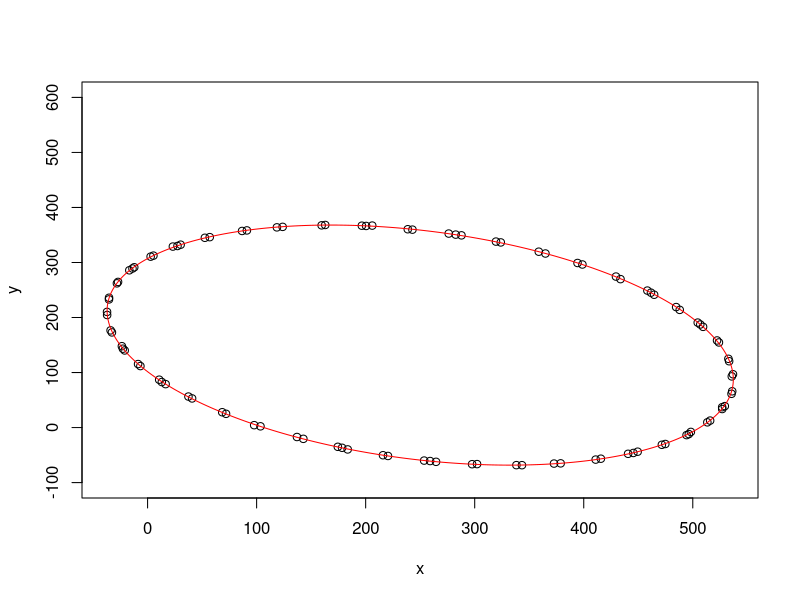

Write the R code that produced this figure.
fit.ellipse <- function (x, y = NULL) {
  # from:http://r.789695.n4.nabble.com/Fitting-a-half-ellipse-curve-tp2719037p2720560.html
  EPS <- 1.0e-8 
  dat <- xy.coords(x, y) 
  
  D1 <- cbind(dat$x * dat$x, dat$x * dat$y, dat$y * dat$y) 
  D2 <- cbind(dat$x, dat$y, 1) 
  S1 <- t(D1) %*% D1 
  S2 <- t(D1) %*% D2 
  S3 <- t(D2) %*% D2 
  T <- -solve(S3) %*% t(S2) 
  M <- S1 + S2 %*% T 
  M <- rbind(M[3,] / 2, -M[2,], M[1,] / 2) 
  evec <- eigen(M)$vec 
  cond <- 4 * evec[1,] * evec[3,] - evec[2,]^2 
  a1 <- evec[, which(cond > 0)] 
  f <- c(a1, T %*% a1) 
  names(f) <- letters[1:6] 
  
  # calculate the center and lengths of the semi-axes 
  # see http://www.ncbi.nlm.nih.gov/pmc/articles/PMC2288654/

  A <- matrix(c(2*f[1], f[2], f[2], 2*f[3]), nrow=2, ncol=2, byrow=T )
  b <- matrix(c(-f[4], -f[5]), nrow=2, ncol=1, byrow=T)
  soln <- solve(A) %*% b
  
  b2 <- f[2]^2 / 4
  
  center <- c(soln[1], soln[2]) 
  names(center) <- c("x", "y") 
  
  num  <- 2 * (f[1] * f[5]^2 / 4 + f[3] * f[4]^2 / 4 + f[6] * b2 - f[2]*f[4]*f[5]/4 - f[1]*f[3]*f[6]) 
  den1 <- (b2 - f[1]*f[3]) 
  den2 <- sqrt((f[1] - f[3])^2 + 4*b2) 
  den3 <- f[1] + f[3] 
  
  semi.axes <- sqrt(c( num / (den1 * (den2 - den3)),  num / (den1 * (-den2 - den3)) )) 
  
  # calculate the angle of rotation 
  term <- (f[1] - f[3]) / f[2] 
  angle <- atan(1 / term) / 2 
  
  list(coef=f, center = center, major = max(semi.axes), minor = min(semi.axes), angle = unname(angle)) 
}

#modified version
fit.ellipse2 <- function (x, y = NULL) {
  EPS <- 1.0e-8 
  dat <- xy.coords(x, y) 
  
  D1 <- cbind(dat$x * dat$x, dat$x * dat$y, dat$y * dat$y) 
  D2 <- cbind(dat$x, dat$y, 1) 
  S1 <- t(D1) %*% D1 
  S2 <- t(D1) %*% D2 
  S3 <- t(D2) %*% D2 
  T <- -solve(S3) %*% t(S2) 
  M <- S1 + S2 %*% T 
  M <- rbind(M[3,] / 2, -M[2,], M[1,] / 2) 
  evec <- eigen(M)$vec 
  cond <- 4 * evec[1,] * evec[3,] - evec[2,]^2 
  a1 <- evec[, which(cond > 0)] 
  f <- c(a1, T %*% a1) 
  names(f) <- letters[1:6] 
  A <- matrix(c(2*f[1], f[2], f[2], 2*f[3]), nrow=2, ncol=2, byrow=T )
  b <- matrix(c(-f[4], -f[5]), nrow=2, ncol=1, byrow=T)
  soln <- solve(A) %*% b
  
  b2 <- f[2]^2 / 4
  
  center <- c(soln[1], soln[2]) 
  names(center) <- c("x", "y") 
  
  num  <- 2 * (f[1] * f[5]^2 / 4 + f[3] * f[4]^2 / 4 + f[6] * b2 - f[2]*f[4]*f[5]/4 - f[1]*f[3]*f[6]) 
  den1 <- (b2 - f[1]*f[3]) 
  den2 <- sqrt((f[1] - f[3])^2 + 4*b2) 
  den3 <- f[1] + f[3] 
  
  semi.axes <- sqrt(c( num / (den1 * (den2 - den3)),  num / (den1 * (-den2 - den3)) )) 
  # calculate the angle of rotation 
  term <- (f[1] - f[3]) / f[2] 
  angle <- atan(1 / term) / 2 
  return(c(center,max(semi.axes),min(semi.axes),unname(angle)))
}




#Next here is a utility function which takes a fitted ellipse and returns a matrix of vertices for plotting:
  
  
get.ellipse <- function( fit, n=360 ) {
    # Calculate points on an ellipse described by 
    # the fit argument as returned by fit.ellipse 
    # 
    # n is the number of points to render 
    
    tt <- seq(0, 2*pi, length=n) 
    sa <- sin(fit$angle) 
    ca <- cos(fit$angle) 
    ct <- cos(tt) 
    st <- sin(tt) 
    
    x <- fit$center[1] + fit$major * ct * ca - fit$minor * st * sa 
    y <- fit$center[2] + fit$major * ct * sa + fit$minor * st * ca 
    #y <- fit$center[1] + fit$major * ct * ca - fit$minor * st * sa 
    #x <- fit$center[2] + fit$major * ct * sa + fit$minor * st * ca 
    cbind(x=x, y=y) 
}

#And finally, some demo code from John:
  
  
create.test.ellipse <- function(Rx=300,         # X-radius
                                  Ry=200,         # Y-radius
                                  Cx=250,         # X-center
                                  Cy=150,         # Y-center
                                  Rotation=-0.4,   # Radians
                                  NoiseLevel=0.5) # Gaussian Noise level
  { set.seed(42)
    t <- seq(0, 100, by=1)
    x <- Rx * cos(t)
    y <- Ry * sin(t)
    nx <- x*cos(Rotation)-y*sin(Rotation) + Cx
    nx <- nx + rnorm(length(t))*NoiseLevel 
    ny <- x*sin(Rotation)+y*cos(Rotation) + Cy
    ny  <- ny + rnorm(length(t))*NoiseLevel
    cbind(x=nx, y=ny)
  }

X <- create.test.ellipse()
efit <- fit.ellipse(X)
e <- get.ellipse(efit)
plot(X,ylim=c(-100,600)) 
lines(e, col="red") 

print(efit)